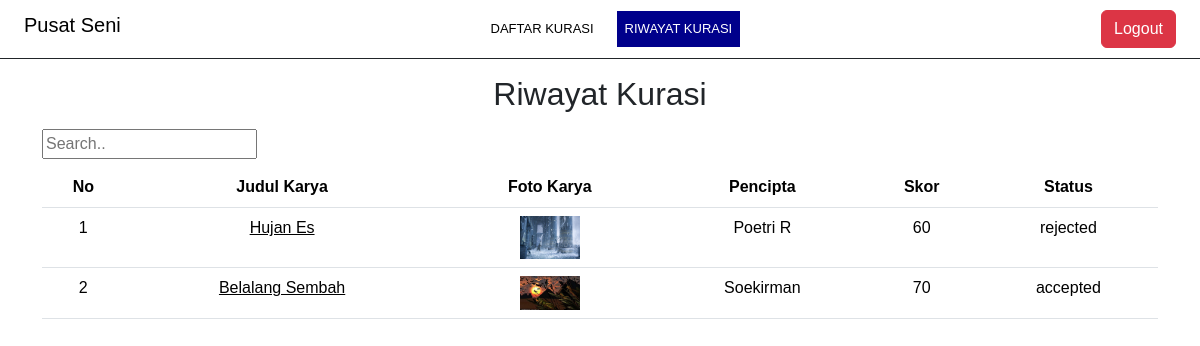
Page /riwayat_kurasi.php (signed in) on the committed database.
### tables this page shows
CREATE TABLE `tb_kurasi` (
  `id_kurasi` int(11) NOT NULL,
  `id_user` int(11) NOT NULL,
  `id_karya` int(11) NOT NULL,
  `tanggal_kurasi` timestamp NOT NULL DEFAULT current_timestamp() ON UPDATE current_timestamp(),
  `skor` int(3) NOT NULL,
  `catatan` varchar(255) NOT NULL,
  `status` varchar(10) NOT NULL
);

CREATE TABLE `tb_karya` (
  `id_karya` int(11) NOT NULL,
  `id_user` int(11) NOT NULL,
  `judul_karya` varchar(50) NOT NULL,
  `foto_kaya` varchar(100) NOT NULL,
  `deskripsi` text NOT NULL,
  `pencipta` varchar(30) NOT NULL,
  `skor` int(3) DEFAULT NULL,
  `tenggat_kurasi` date DEFAULT NULL,
  `status` varchar(10) NOT NULL
);

### riwayat_kurasi.php (the view, shortened to what this page needs)
<!DOCTYPE html>
<html lang="en">
<head>
    <link href="https://cdn.jsdelivr.net/npm/bootstrap@5.3.3/dist/css/bootstrap.min.css" rel="stylesheet">
</head>
<body>
    <div class="container-fluid  border-bottom border-dark" id="top-bar">
        <nav class="navbar navbar-expand-sm  text-dark">
            <div class="container-fluid">
                <a class="navbar-brand" href="#">
                    <h5>Pusat Seni</h5>
                </a>
                <div class="collapse navbar-collapse justify-content-center" id="collapsibleNavbar">
                    <ul class="navbar-nav">
                        <li class="nav-item">
                            <a class="nav-link" href="kurasi.php">Daftar Kurasi</a>
                        </li>
                        <li class="nav-item">
                            <a class="nav-link active" href="riwayat_kurasi.php">Riwayat Kurasi</a>
                        </li>
                    </ul>
                </div>
                <div class="ms-auto">
                    <a href="cms/logout.php" class="btn btn-danger" onclick="return confirm('Logout sekarang?')">Logout</a>
                </div>
            </div>
        </nav>
    </div>
    <?php
    include "cms/connection.php";
    $id_user = $_SESSION['id_user'];
    ?>
    <div class="container">
        <h2 class="text-center my-3">Riwayat Kurasi</h2>
        <input id="myInput" type="text" placeholder="Search..">
        <br>
        <table class="table table-hover text-center mt-2" id="myTable">
            <thead>
                <tr>
                    <th>No</th>
                    <th>Judul Karya</th>
                    <th>Foto Karya</th>
                    <th>Pencipta</th>
                    <th>Skor</th>
                    <th>Status</th>
                </tr>
            </thead>
            <tbody>
                <?php
                $sSQL = "select ky.*, kr.id_user from tb_karya ky left join tb_kurasi kr on ky.id_karya=kr.id_karya where ky.status in ('accepted','withdrawn','rejected') and kr.id_user='$id_user'";
                $result = mysqli_query($conn, $sSQL);
                if (mysqli_num_rows($result) > 0) {
                    $no = 0;
                    while ($row = mysqli_fetch_assoc($result)) {
                        $no++;
                        $judul_karya = $row['judul_karya'];
                        $foto_karya = $row['foto_kaya'];
                        $pencipta = $row['pencipta'];
                        $skor = $row['skor'];
                        $status = $row['status'];
                ?>
                        <tr>
                            <td><?php echo $no; ?></td>
                            <td><a href="detail_karya.php" class="text-black"><?php echo $judul_karya; ?></td>
                            <td><img src="images/<?= $foto_karya; ?>" width="60px"></td>
                            <td><?= $pencipta; ?></td>
                            <td><?= $skor; ?></td>
                            <td><?= $status; ?></td>
                        </tr>
                    <?php
                    }
                } else {
                    ?>
                    <tr>
                        <td align="center" colspan="7" class="text-danger">Mahasiswa belum mengajukan karya !</td>
                    </tr>
                <?php } ?>
            </tbody>
        </table>
    </div>
</body>
</html>

### riwayat_kurasi.php (style rules this page uses)
* { font-family: Arial, Helvetica, sans-serif; }
.nav-link, .dropdown-item { font-size: 13px; color: black; text-transform: uppercase; }
.nav-item { margin-right: 15px; }
.active { background-color: darkblue; color: white !important; }

### rows in the picture
tb_kurasi: id_karya.judul_karya "Hujan Es", id_karya.foto_kaya (picture), id_karya.pencipta "Poetri R", id_karya.skor "60", id_karya.status "rejected"
tb_kurasi: id_karya.judul_karya "Belalang Sembah", id_karya.foto_kaya (picture), id_karya.pencipta "Soekirman", id_karya.skor "70", id_karya.status "accepted"
